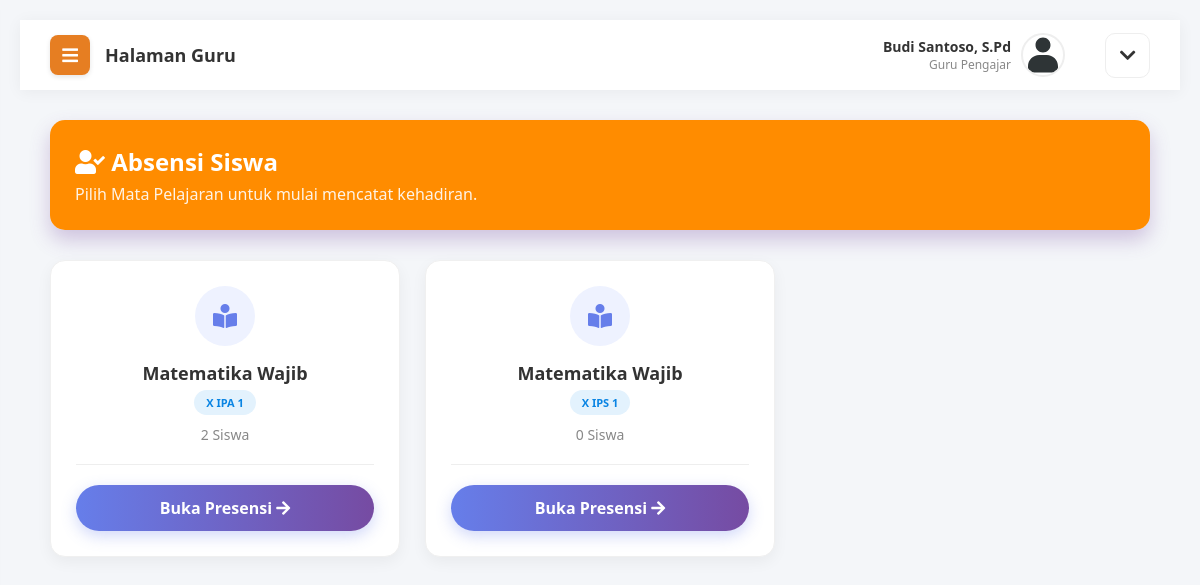
/guru/absensi.php (signed in), run on an earlier commit of the app's database.
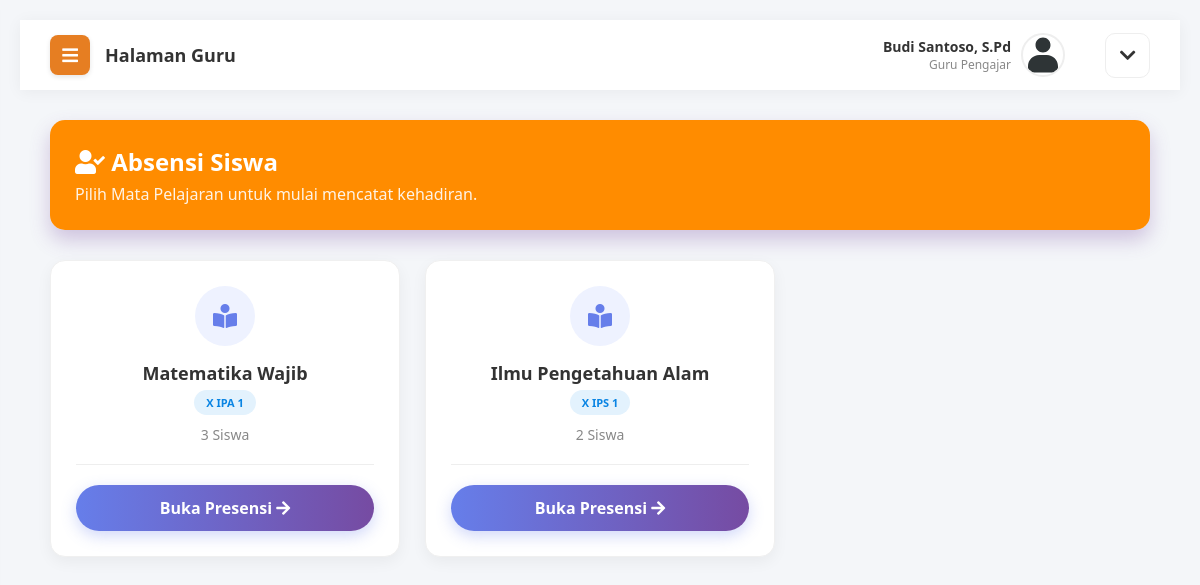
And on a later commit of the database.
### tables this page shows
CREATE TABLE `mapel` (
  `id_mapel` int(11) NOT NULL,
  `kode_mapel` varchar(20) DEFAULT NULL,
  `nama_mapel` varchar(100) NOT NULL,
  `guru_id` int(11) DEFAULT NULL,
  `kelas_id` int(11) DEFAULT NULL,
  `hari` varchar(20) DEFAULT NULL,
  `jam_mulai` time DEFAULT NULL,
  `jam_selesai` time DEFAULT NULL
);

CREATE TABLE `kelas` (
  `id_kelas` int(11) NOT NULL,
  `nama_kelas` varchar(20) NOT NULL,
  `wali_kelas_id` int(11) DEFAULT NULL
);

### guru/absensi.php (the view, shortened to what this page needs)
<?php include 'header.php'; ?>
<div class="welcome-banner" style="background: linear-gradient(to right, #FF8C00, #FF8C00); color: white; padding: 25px; border-radius: 15px; margin-bottom: 30px; box-shadow: 0 10px 20px rgba(118, 75, 162, 0.3);">
    <h2 style="margin: 0; font-size: 24px;"><i class="fas fa-user-check"></i> Absensi Siswa</h2>
    <p style="margin: 5px 0 0 0; opacity: 0.9;">Pilih Mata Pelajaran untuk mulai mencatat kehadiran.</p>
</div>
<div style="display: grid; grid-template-columns: repeat(auto-fill, minmax(280px, 1fr)); gap: 25px;">
    <?php
    $id_guru = $_SESSION['id_user'];
    $query_mapel = mysqli_query($koneksi, "SELECT mapel.*, kelas.nama_kelas
                                           FROM mapel
                                           JOIN kelas ON mapel.kelas_id = kelas.id_kelas
                                           WHERE mapel.guru_id='$id_guru'
                                           ORDER BY kelas.nama_kelas ASC");
    while($m = mysqli_fetch_array($query_mapel)){
        $id_kelas = $m['kelas_id'];
        $id_mapel = $m['id_mapel'];
        $q_jml = mysqli_query($koneksi, "SELECT COUNT(*) as total FROM siswa_detail WHERE kelas_id='$id_kelas'");
        $jml = mysqli_fetch_assoc($q_jml);
    ?>
    <div class="card-kelas" style="background: white; border-radius: 15px; padding: 25px; box-shadow: 0 5px 15px rgba(0,0,0,0.05); text-align: center; border: 1px solid #f0f0f0; transition: 0.3s;">
        <div style="width: 60px; height: 60px; background: #eef2ff; color: #667eea; border-radius: 50%; display: flex; align-items: center; justify-content: center; font-size: 24px; margin: 0 auto 15px auto;">
            <i class="fas fa-book-reader"></i>
        </div>
        <h3 style="margin: 0; color: #333; font-size: 18px;"><?php echo $m['nama_mapel']; ?></h3>
        <span class="badge-status bg-info" style="margin-top:5px; display:inline-block;"><?php echo $m['nama_kelas']; ?></span>
        <p style="color: #888; font-size: 14px; margin-top: 10px;"><?php echo $jml['total']; ?> Siswa</p>
        <hr style="border: 0; border-top: 1px solid #eee; margin: 20px 0;">
        <a href="absensi_input.php?kelas=<?php echo $id_kelas; ?>&mapel=<?php echo $id_mapel; ?>" style="display: block; padding: 12px; background: linear-gradient(to right, #667eea, #764ba2); color: white; border-radius: 50px; text-decoration: none; font-weight: bold; box-shadow: 0 5px 15px rgba(102, 126, 234, 0.3); transition: 0.3s;">
            Buka Presensi <i class="fas fa-arrow-right"></i>
        </a>
    </div>
    <?php } ?>
</div>
<?php include 'footer.php'; ?>

What changed in the data, as far as the page shows it:
no longer on this page (row edited): mapel: nama_mapel "Matematika Wajib", kelas.nama_kelas "X IPS 1", total "0"
computed for mapel "Matematika Wajib": total "2" → "3"
added mapel: nama_mapel "Ilmu Pengetahuan Alam", kelas.nama_kelas "X IPS 1", total "2"
